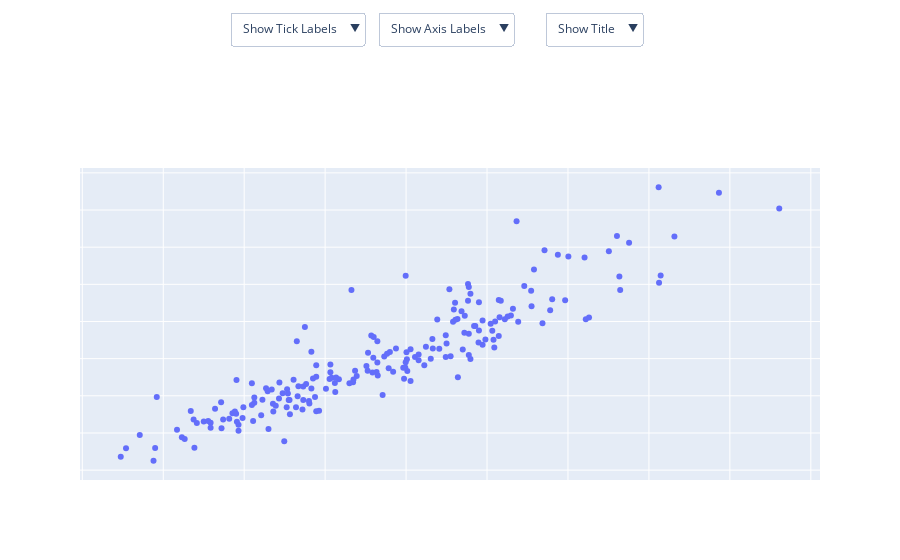

This figure's notebook cell:
### Code cell
from ucimlrepo import fetch_ucirepo 
import plotly.express as px
import random
import numpy as np
import pandas as pd
from sklearn.feature_selection import mutual_info_regression

success = False

while not success:
    # Load all available seaborn datasets
    dataset_id = np.random.randint(low=1, high=967, size=1)[0]

    # Initialize lists to store column pairs, MI scores, and dataset names
    all_column_pairs = []
    all_mi_scores = []
    all_dataset_names = []

    # Loop over each dataset to calculate MI for numeric column pairs

    try:
        # fetch dataset 
        data_pkg = fetch_ucirepo(id=int(dataset_id)) 
        data = pd.concat((data_pkg.data.features, data_pkg.data.targets), axis=1)
        name = data_pkg.metadata.name
        url = data_pkg.metadata.repository_url
        abstract = data_pkg.metadata.abstract
        
        # Filter numeric columns to ensure compatibility for MI calculation
        numeric_columns = data.select_dtypes(include='number').columns.tolist()
        
        # Skip datasets with fewer than 2 numeric columns
        if len(numeric_columns) < 2:
            continue

        # Calculate mutual information for each unique pair of columns
        for i in range(len(numeric_columns)):
            for j in range(i + 1, len(numeric_columns)):
                x_col, y_col = numeric_columns[i], numeric_columns[j]
                
                # Drop rows with missing values in the selected columns
                data_pair = data[[x_col, y_col]].dropna()
                
                # Check if there's enough data left for meaningful MI calculation
                if data_pair.shape[0] > 1:
                    x = data_pair[x_col].values.reshape(-1, 1)
                    y = data_pair[y_col].values
                    mi_score = mutual_info_regression(x, y)[0]
                    
                    # Store the dataset, column pair, and MI score
                    all_dataset_names.append(dataset_id)
                    all_column_pairs.append((x_col, y_col))
                    all_mi_scores.append(mi_score)
        success = True
    except Exception as e:
        # print(f"Error loading or processing dataset '{dataset_id}': {e}")
        continue
    

# Normalize mutual information scores for weighted sampling
weights = np.array(all_mi_scores) / sum(all_mi_scores)

# Perform weighted random sampling to select a dataset and column pair
selected_index = random.choices(range(len(all_column_pairs)), weights=weights, k=1)[0]
x_col, y_col = all_column_pairs[selected_index]

# Create the scatter plot using Plotly
fig = px.scatter(data, x=x_col, y=y_col)

# Set up the layout to start without tick labels or axis labels
fig.update_layout(
    title=None,
    xaxis_title=None,
    yaxis_title=None,
    showlegend=False,
    updatemenus=[
        # Button to toggle tick labels
        {
            "buttons": [
                {
                    "label": "Show Tick Labels",
                    "method": "relayout",
                    "args": [{"xaxis.showticklabels": True, "yaxis.showticklabels": True}],
                },
                {
                    "label": "Hide Tick Labels",
                    "method": "relayout",
                    "args": [{"xaxis.showticklabels": False, "yaxis.showticklabels": False}],
                },
            ],
            "direction": "down",
            "showactive": True,
            "x": 0.3,
            "xanchor": "center",
            "y": 1.5,  # Increased y value for more space
            "yanchor": "top",
            "pad": {"r": 10},
        },
        # Button to toggle axis labels
        {
            "buttons": [
                {
                    "label": "Show Axis Labels",
                    "method": "relayout",
                    "args": [{"xaxis.title.text": x_col, "yaxis.title.text": y_col}],
                },
                {
                    "label": "Hide Axis Labels",
                    "method": "relayout",
                    "args": [{"xaxis.title.text": None, "yaxis.title.text": None}],
                },
            ],
            "direction": "down",
            "showactive": True,
            "x": 0.5,
            "xanchor": "center",
            "y": 1.5,  # Increased y value for more space
            "yanchor": "top",
            "pad": {"r": 10},
        },
        # Button to toggle figure title
        {
            "buttons": [
                {
                    "label": "Show Title",
                    "method": "relayout",
                    "args": [{"title": f""""{name}"<br> {abstract} """}],  # Replace with your desired title
                },
                {
                    "label": "Hide Title",
                    "method": "relayout",
                    "args": [{"title": None}],
                },
            ],
            "direction": "down",
            "showactive": True,
            "x": 0.7,
            "xanchor": "center",
            "y": 1.5,  # Increased y value for more space
            "yanchor": "top",
            "pad": {"r": 10},
        }
    ]
)

print(url)

# Initially hide tick labels and axis labels
fig.update_xaxes(showticklabels=False)
fig.update_yaxes(showticklabels=False)

fig.show()

### Figure 1 — Plotly figure (JSON) as saved in the notebook; plotly's stock layout.template omitted (floating-point values rounded to 4 significant figures; data arrays with more than 128 entries replaced by an {"elided": "..."} marker saying what was removed)
{"data": [{"hovertemplate": "radius1=%{x}<br>perimeter3=%{y}<extra></extra>", "legendgroup": "", "marker": {"color": "#636efa", "symbol": "circle"}, "mode": "markers", "name": "", "orientation": "v", "showlegend": false, "type": "scatter", "x": {"elided": "198 float values"}, "xaxis": "x", "y": {"elided": "198 float values"}, "yaxis": "y"}], "layout": {"legend": {"tracegroupgap": 0}, "margin": {"t": 60}, "showlegend": false, "title": {}, "updatemenus": [{"buttons": [{"args": [{"xaxis.showticklabels": true, "yaxis.showticklabels": true}], "label": "Show Tick Labels", "method": "relayout"}, {"args": [{"xaxis.showticklabels": false, "yaxis.showticklabels": false}], "label": "Hide Tick Labels", "method": "relayout"}], "direction": "down", "pad": {"r": 10}, "showactive": true, "x": 0.3, "xanchor": "center", "y": 1.5, "yanchor": "top"}, {"buttons": [{"args": [{"xaxis.title.text": "radius1", "yaxis.title.text": "perimeter3"}], "label": "Show Axis Labels", "method": "relayout"}, {"args": [{"xaxis.title.text": null, "yaxis.title.text": null}], "label": "Hide Axis Labels", "method": "relayout"}], "direction": "down", "pad": {"r": 10}, "showactive": true, "x": 0.5, "xanchor": "center", "y": 1.5, "yanchor": "top"}, {"buttons": [{"args": [{"title": "\"Breast Cancer Wisconsin (Prognostic)\"<br> Prognostic Wisconsin Breast Cancer Database "}], "label": "Show Title", "method": "relayout"}, {"args": [{"title": null}], "label": "Hide Title", "method": "relayout"}], "direction": "down", "pad": {"r": 10}, "showactive": true, "x": 0.7, "xanchor": "center", "y": 1.5, "yanchor": "top"}], "xaxis": {"anchor": "y", "domain": [0, 1], "showticklabels": false, "title": {}}, "yaxis": {"anchor": "x", "domain": [0, 1], "showticklabels": false, "title": {}}}}
